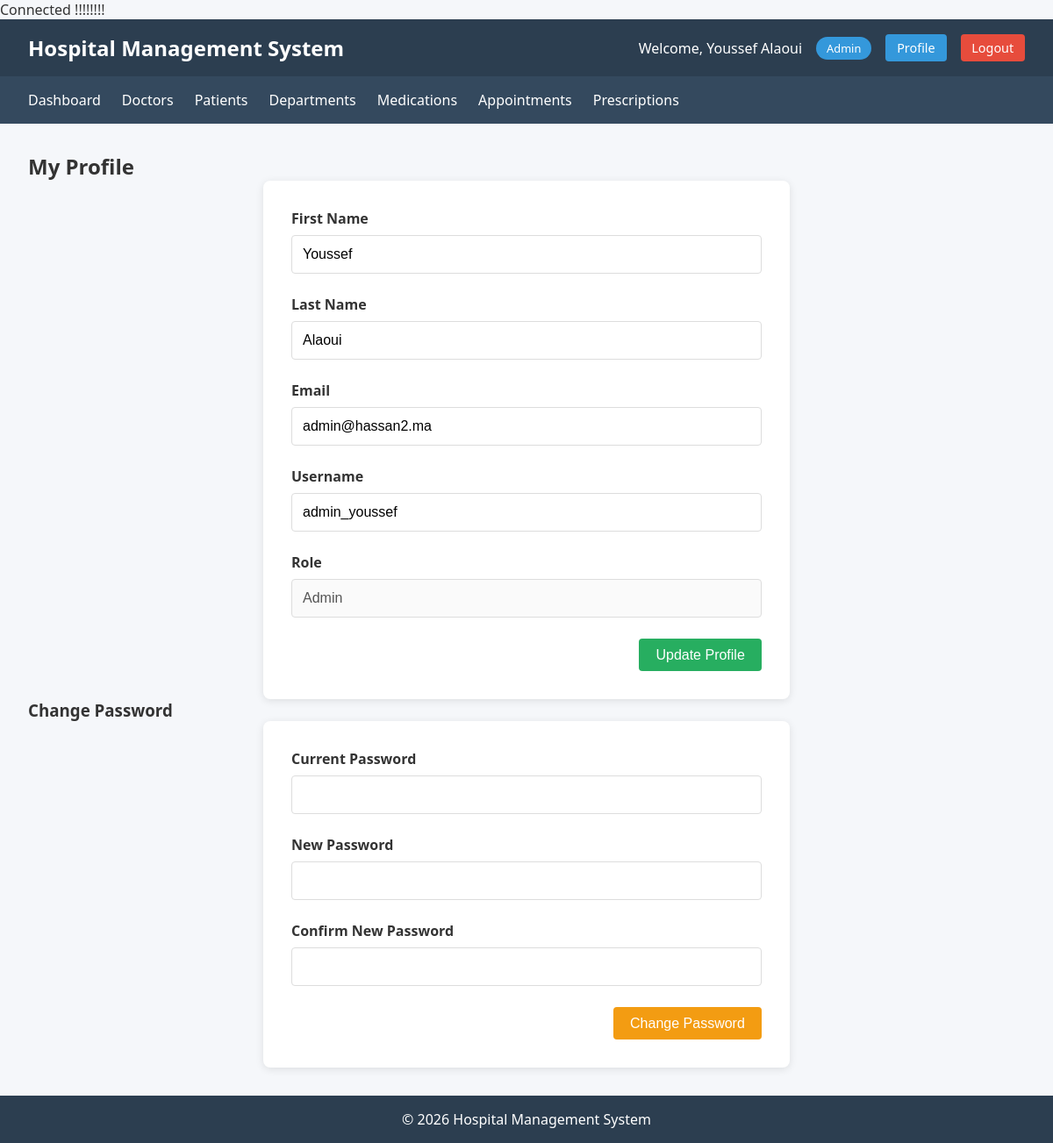
The app's page /profile.php (signed in) with its own data.
### tables this page shows
CREATE TABLE User (
    id INT AUTO_INCREMENT PRIMARY KEY,
    email VARCHAR(255) NOT NULL UNIQUE,
    first_name VARCHAR(100),
    last_name VARCHAR(100),
    username VARCHAR(100) NOT NULL,
    password VARCHAR(255) NOT NULL,
    role ENUM('admin', 'doctor', 'patient') NOT NULL,
    created_at TIMESTAMP DEFAULT CURRENT_TIMESTAMP
);

### config/connection.php (called while the page is built, shortened)
<?php
class Database {
    private static $connection = null;
    public static function connect(): PDO {
        if (self::$connection === null) {
            $dsn = sprintf(
                "mysql:host=%s;dbname=%s;charset=utf8mb4",
                $_ENV['db_host'],
                $_ENV['db_name']
            );
            try {
                self::$connection = new PDO(
                    $dsn,
                    $_ENV['db_user'],
                    $_ENV['db_pass'],
                    [PDO::ATTR_ERRMODE => PDO::ERRMODE_EXCEPTION]
                );
            } catch (PDOException $err) {
                die("Connection failed: " . $err->getMessage());
            }
        }
        return self::$connection;
    }
}

### includes/auth.php (called while the page is built, shortened)
<?php
require_once __DIR__ . '/../classes/repositories/UserRepository.php';
class Auth
{
    private static $user = null;
    public static function check()
    {
        return isset($_SESSION['user_id']);
    }
    public static function user()
    {
        if (self::$user === null) {
            $repo = new UserRepository();
            self::$user = $repo->find($_SESSION['user_id']);
        }
        return self::$user;
    }
}

### classes/repositories/UserRepository.php (called while the page is built, shortened)
<?php
require_once 'BaseRepository.php';
class UserRepository extends BaseRepository {
    protected function getTableName() {
        return 'User';
    }
}

### classes/repositories/BaseRepository.php (called while the page is built, shortened)
<?php
require_once __DIR__ . '/../../config/connection.php';
abstract class BaseRepository {
    protected $pdo;
    public function __construct() {
        $this->pdo = Database::connect();
    }
    public function find($id) {
        $table = $this->getTableName();
        $stmt = $this->pdo->prepare("SELECT * FROM {$table} WHERE id = ?");
        $stmt->execute([$id]);
        return $stmt->fetch(PDO::FETCH_ASSOC);
    }
}

### profile.php (the view, shortened to what this page needs)
<?php
require_once 'includes/header.php';
require_once 'classes/repositories/UserRepository.php';
?>
<h2>My Profile</h2>
<div class="form-container">
    <form method="POST" action="">
        <div class="form-group">
            <label>First Name</label>
            <input type="text" name="first_name" value="<?= $user['first_name'] ?>" required>
        </div>
        <div class="form-group">
            <label>Last Name</label>
            <input type="text" name="last_name" value="<?= $user['last_name'] ?>" required>
        </div>
        <div class="form-group">
            <label>Email</label>
            <input type="email" name="email" value="<?= $user['email'] ?>" required>
        </div>
        <div class="form-group">
            <label>Username</label>
            <input type="text" name="username" value="<?= $user['username'] ?>" required>
        </div>
        <div class="form-group">
            <label>Role</label>
            <input type="text" value="<?= ucfirst($user['role']) ?>" disabled>
        </div>
        <div class="form-actions">
            <button type="submit" class="btn btn-success">Update Profile</button>
        </div>
    </form>
</div>
<h3>Change Password</h3>
<div class="form-container">
    <form method="POST" action="">
        <div class="form-group">
            <label>Current Password</label>
            <input type="password" name="current_password" required>
        </div>
        <div class="form-group">
            <label>New Password</label>
            <input type="password" name="new_password" required>
        </div>
        <div class="form-group">
            <label>Confirm New Password</label>
            <input type="password" name="confirm_password" required>
        </div>
        <div class="form-actions">
            <button type="submit" class="btn btn-warning">Change Password</button>
        </div>
    </form>
</div>
<?php
require_once 'includes/footer.php';
?>

### includes/header.php (shortened to what this page needs)
<?php
require_once __DIR__ . '/auth.php';
$user = Auth::user();
if ($user === null) {
    if (!isset($skipAuthCheck)) {
        header('Location: login.php');
        exit();
    }
    $role = 'guest';
    $userName = 'Guest';
} else {
    $role = $user['role'];
    $userName = $user['first_name'] . ' ' . $user['last_name'];
}
?>
<!DOCTYPE html>
<html lang="en">
<head>
    <link rel="stylesheet" href="assets/css/style.css">
</head>
<body>
    <div class="container">
        <header>
            <h1>Hospital Management System</h1>
            <div class="user-info">
                <span>Welcome, <?= htmlspecialchars($userName) ?></span>
                <span class="role-badge"><?= ucfirst($role) ?></span>
                <?php if ($user !== null): ?>
                    <a href="profile.php" class="btn btn-small">Profile</a>
                    <a href="logout.php" class="btn btn-small btn-danger">Logout</a>
                <?php endif; ?>
            </div>
        </header>
        <?php if ($user !== null): ?>
        <nav>
            <ul>
                <li><a href="index.php">Dashboard</a></li>
                <?php if ($role === 'admin'): ?>
                    <li><a href="doctors.php">Doctors</a></li>
                    <li><a href="patients.php">Patients</a></li>
                    <li><a href="departments.php">Departments</a></li>
                    <li><a href="medications.php">Medications</a></li>
                <?php endif; ?>
                <?php if ($role === 'admin' || $role === 'doctor'): ?>
                    <li><a href="appointments.php">Appointments</a></li>
                    <li><a href="prescriptions.php">Prescriptions</a></li>
                <?php endif; ?>
            </ul>
        </nav>
        <?php endif; ?>
        <main>

### assets/css/style.css (style rules this page uses)
* { margin: 0; padding: 0; box-sizing: border-box; }
body { font-family: 'Segoe UI', Tahoma, Geneva, Verdana, sans-serif; background-color: #f5f7fa; color: #333; }
.container { min-height: 100vh; display: flex; flex-direction: column; }
header { background: #2c3e50; color: white; padding: 1rem 2rem; display: flex; justify-content: space-between; align-items: center; }
header h1 { font-size: 1.5rem; }
.user-info { display: flex; align-items: center; gap: 1rem; }
.role-badge { background: #3498db; color: white; padding: 0.25rem 0.75rem; border-radius: 20px; font-size: 0.8rem; }
nav { background: #34495e; padding: 0 2rem; }
nav ul { list-style: none; display: flex; flex-wrap: wrap; }
nav li { margin-right: 1.5rem; }
nav a { display: block; color: white; text-decoration: none; padding: 1rem 0; transition: color 0.3s; }
main { flex: 1; padding: 2rem; max-width: 1200px; margin: 0 auto; width: 100%; }
.form-container { background: white; padding: 2rem; border-radius: 8px; box-shadow: 0 2px 10px rgba(0,0,0,0.1); max-width: 600px; margin: 0 auto; }
.form-group { margin-bottom: 1.5rem; }
.form-group label { display: block; margin-bottom: 0.5rem; font-weight: bold; }
.form-group input, .form-group select, .form-group textarea { width: 100%; padding: 0.75rem; border: 1px solid #ddd; border-radius: 4px; font-size: 1rem; }
.form-actions { display: flex; gap: 1rem; justify-content: flex-end; }
.btn { display: inline-block; padding: 0.6rem 1.2rem; background: #3498db; color: white; text-decoration: none; border: none; border-radius: 4px; cursor: pointer; transition: background 0.3s; font-size: 1rem; }
.btn-small { padding: 0.4rem 0.8rem; font-size: 0.9rem; }
.btn-danger { background: #e74c3c; }
.btn-success { background: #27ae60; }
.btn-warning { background: #f39c12; }

### records on screen
user: userName "Youssef Alaoui", role "Admin", first_name "Youssef", last_name "Alaoui", email "admin@hassan2.ma", username "admin_youssef"
